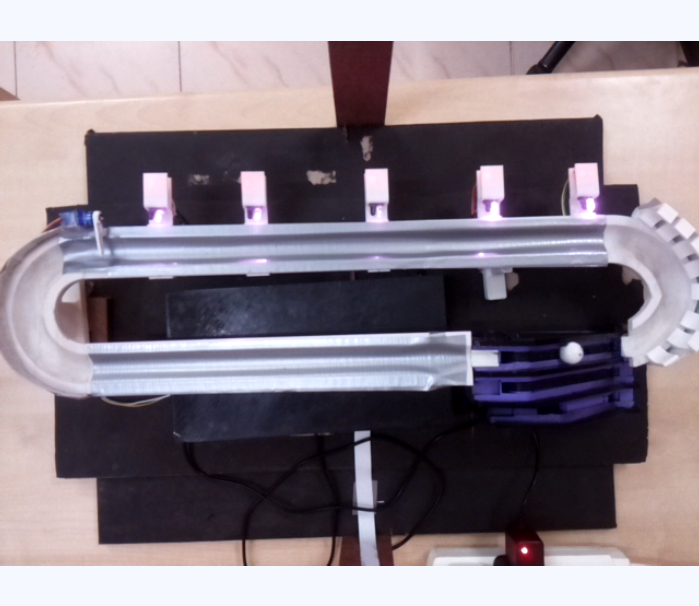
#> input picture moving_ahead/screenshot_0.png, 699 x 606 px; its folder holds 4 pictures in this run; the run also reads 1 picture not shown here
$ python every_image_cmp.py
#> lines starting #> are read from the running program, lines starting #| are printed output that depends on the picture; after the words box and inside, x2 and y2 are one past the last pixel; in counts of white or black regions, pixels touching at a corner belong together; long printed decimals are rounded
# this code is only to check the similarity betn the screenshots in the folder using cv.

import os
import cv2
from skimage.metrics import structural_similarity as ssim

def compare_images(image1, image2):
    # Load the images
#> called with image1 = 'moving_ahead/screenshot_0.png', image2 = 'moving_ahead/screenshot_1.png'
    img1 = cv2.imread(image1)
#> img1 is the input picture: shape (606, 699, 3); mean B, G, R 136.5, 126.8, 136.9
    img2 = cv2.imread(image2)
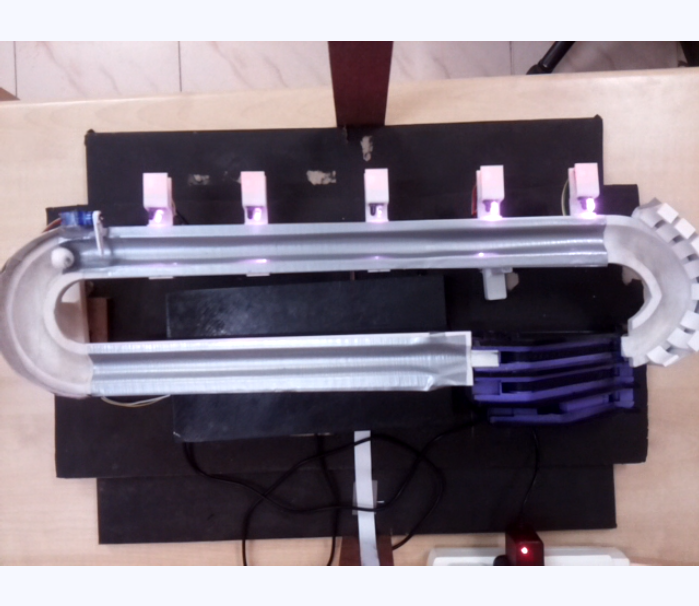
#> input picture moving_ahead/screenshot_1.png, 699 x 606 px
#> img2 is the input picture: shape (606, 699, 3); mean B, G, R 136.7, 126.7, 136.5

    # Convert images to grayscale for SSIM computation
    gray_img1 = cv2.cvtColor(img1, cv2.COLOR_BGR2GRAY)
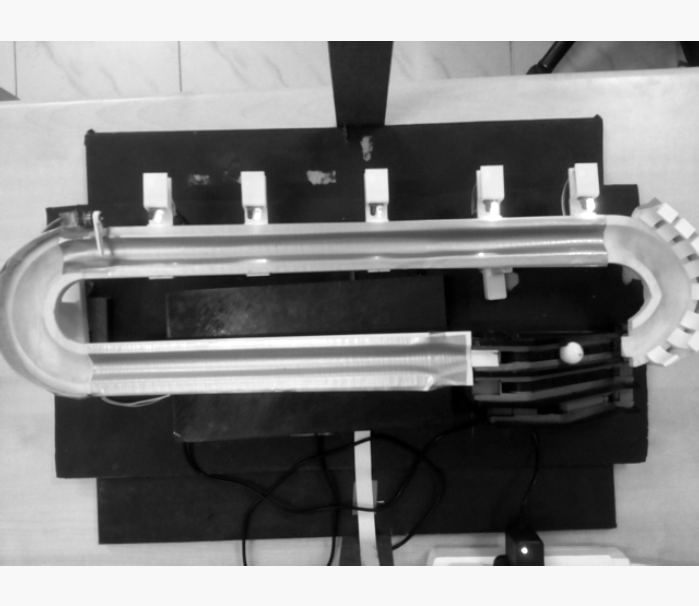
#> gray_img1: shape (606, 699); min 0, max 255, mean 130.9
    gray_img2 = cv2.cvtColor(img2, cv2.COLOR_BGR2GRAY)

    # Compute SSIM
    similarity = ssim(gray_img1, gray_img2)
#> similarity = 0.987

    return similarity

def compare_images_in_folder(folder_path):
    # Get a list of all image files in the folder
    image_files = [file for file in os.listdir(folder_path) if file.lower().endswith(('.png', '.jpg', '.jpeg'))]

    min_similarity = 1.0  # Initialize with the maximum value
    dissimilar_image_pair = None

    # Compare each image with every other image in the folder
    for i in range(len(image_files)):
        for j in range(i + 1, len(image_files)):
            image1_path = os.path.join(folder_path, image_files[i])
            image2_path = os.path.join(folder_path, image_files[j])

            similarity = compare_images(image1_path, image2_path)
#> similarity = 0.987

            # Update the minimum similarity and image pair if the current similarity is lower
            if similarity < min_similarity:
                min_similarity = similarity
#> min_similarity = 0.987
                dissimilar_image_pair = (image_files[i], image_files[j])
#> pass 2 of the loop in compare_images_in_folder, `for i in range(len(image_files)):`:
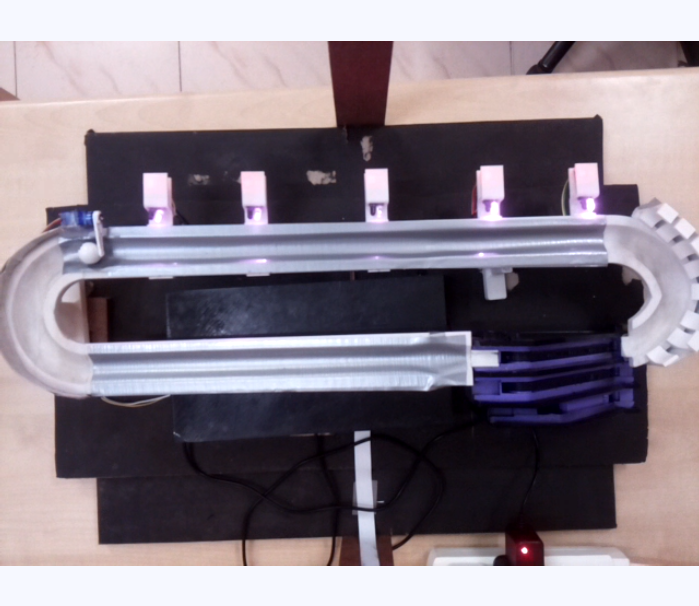
#> input picture moving_ahead/screenshot_2.png, 699 x 606 px
#> in compare_images, img2 is the input picture: shape (606, 699, 3); mean B, G, R 137, 126.7, 136.5
#> in compare_images (call 4), `gray_img2 = cv2.cvtColor(img2, cv2.COLOR_BGR2GRAY)`:
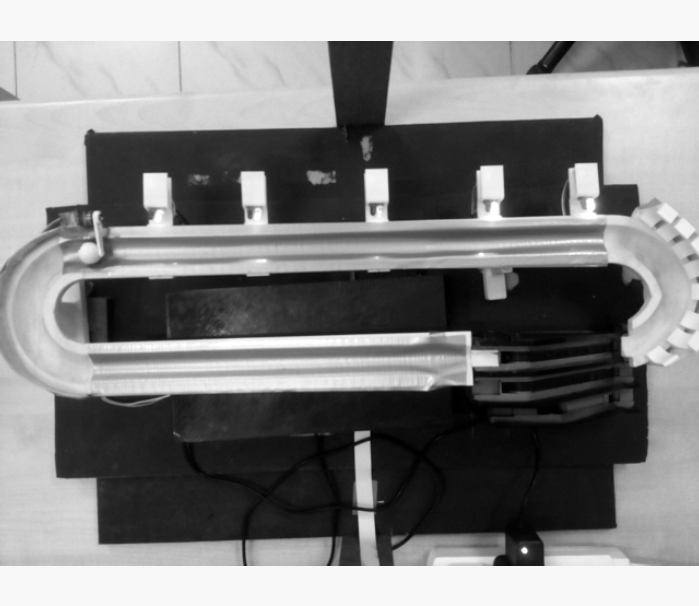
#> gray_img2: shape (606, 699); min 0, max 255, mean 130.8
#> pass 3 of the loop in compare_images_in_folder, `for i in range(len(image_files)):`:
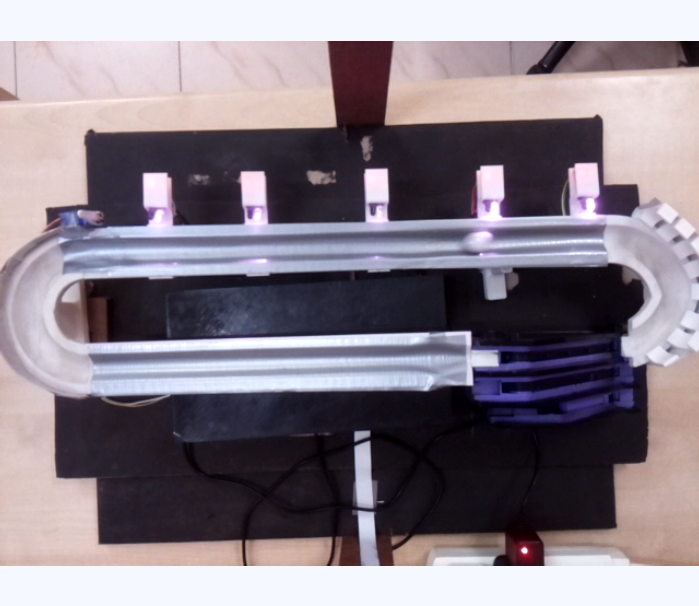
#> input picture moving_ahead/screenshot_3.png, 699 x 606 px
#> in compare_images, img2 is the input picture: shape (606, 699, 3); mean B, G, R 136.9, 126.9, 136.4
#> in compare_images (call 6), `gray_img2 = cv2.cvtColor(img2, cv2.COLOR_BGR2GRAY)`:
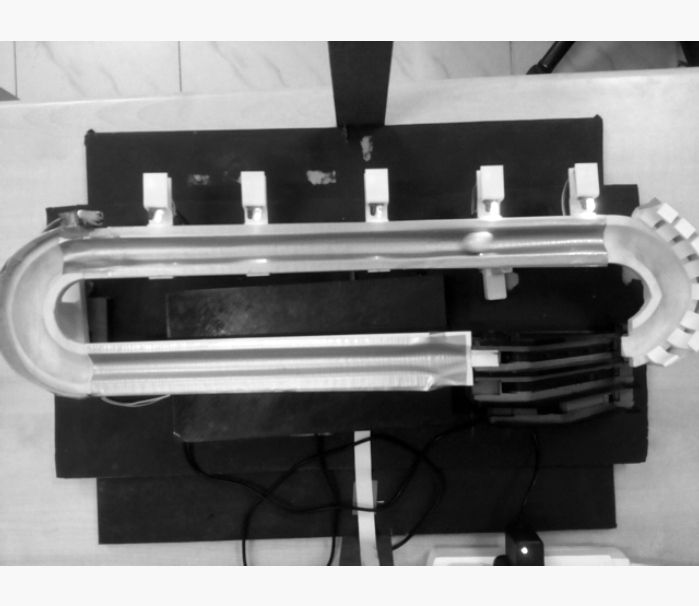
#> gray_img2: shape (606, 699); min 0, max 255, mean 130.9
#> in compare_images (call 6), `similarity = ssim(gray_img1, gray_img2)`: similarity = 0.985
#> the loop made 4 passes; the first 3 are shown

    if dissimilar_image_pair is not None:
        print(f"The most dissimilar images are {dissimilar_image_pair[0]} and {dissimilar_image_pair[1]}")
        print(f"Dissimilarity score: {min_similarity}")
#| Dissimilarity score: 0.9825

        # Load the most dissimilar images
        img1 = cv2.imread(os.path.join(folder_path, dissimilar_image_pair[0]))
        img2 = cv2.imread(os.path.join(folder_path, dissimilar_image_pair[1]))

        # Convert images to grayscale for contour detection
        gray_img1 = cv2.cvtColor(img1, cv2.COLOR_BGR2GRAY)
        gray_img2 = cv2.cvtColor(img2, cv2.COLOR_BGR2GRAY)

        # Find contours in the images
        contours1, _ = cv2.findContours(gray_img1, cv2.RETR_EXTERNAL, cv2.CHAIN_APPROX_SIMPLE)
#> contours1 = [[[0, 0], [0, 605], [698, 605], [698, 0]]]
        contours2, _ = cv2.findContours(gray_img2, cv2.RETR_EXTERNAL, cv2.CHAIN_APPROX_SIMPLE)
#> contours2 = [[[0, 0], [0, 605], [698, 605], [698, 0]]]

        # Draw contours on the images
        cv2.drawContours(img1, contours1, -1, (0, 0, 255), 2)
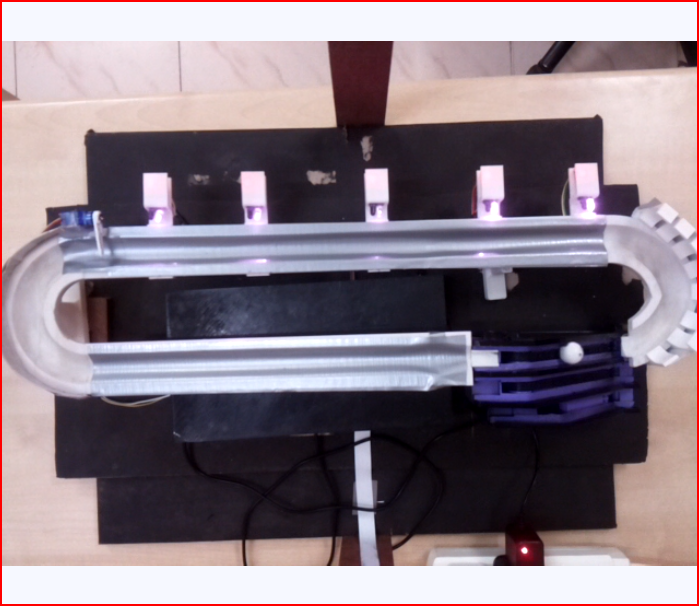
#> img1: shape (606, 699, 3); 1.23% of pixels changed, all inside (x1, y1, x2, y2) = (0, 0, 699, 606)
        cv2.drawContours(img2, contours2, -1, (0, 0, 255), 2)
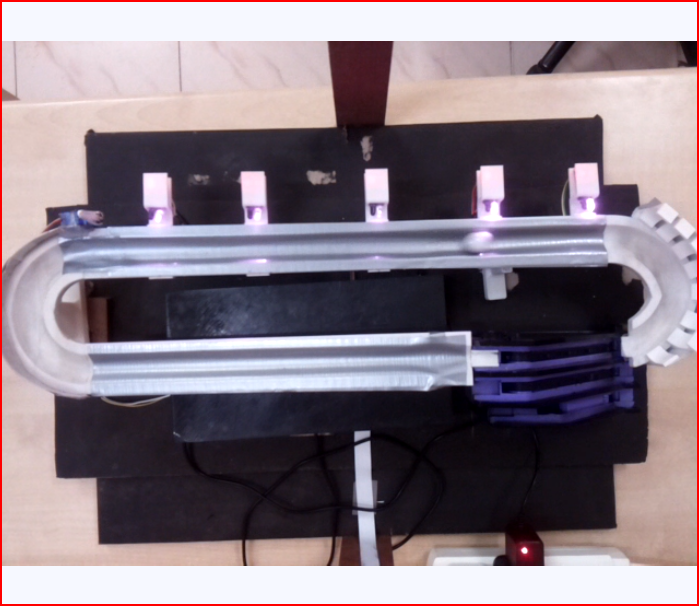
#> img2: shape (606, 699, 3); 1.23% of pixels changed, all inside (x1, y1, x2, y2) = (0, 0, 699, 606)

        # [5 lines of commented-out code are left out]
        return min_similarity
    else:
        print("No dissimilar image pairs found in the folder")


folder_path = "moving_ahead/"

# Call the function to compare images in the folder
comparison = compare_images_in_folder(folder_path)
#> comparison = 0.983

if comparison==1:
    print("experiment is wokring fine .")
elif comparison==0:
    print("experiment is not working .")
